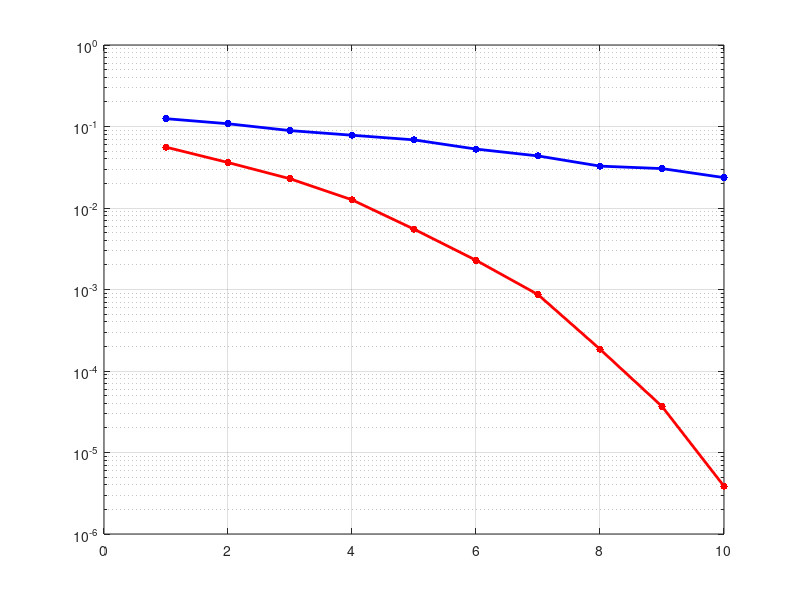

Write MATLAB code to recreate this figure. (Note: this script raises an error after producing the figure.)
close all; clear; clc;

snr_array = 1:1:10;
err_max = 100;
N = 10000;
ber_array_awgn = zeros(1, length(snr_array));
ber_array_fad = zeros(1, length(snr_array));
demodulated = zeros(1, 2 * N);

for sim_i = 1:length(snr_array)
    snr = snr_array(sim_i);
    npower = 1 / (4 * (10 ^ (snr / 10)));
    err_num_awgn = 0;
    total_num_awgn = 0;
    while err_num_awgn < err_max
        bits = randi([0, 1],[1, N * 2]);
        syms_i = (1 - 2 * bits(2:2:N*2)) / sqrt(2);
        syms_q = (1 - 2 * bits(1:2:N*2)) / sqrt(2);
        syms = syms_i + syms_q * 1j;
        noise_i = (sqrt(npower) * randn(1, N));
        noise_q = (sqrt(npower) * randn(1, N));
        noise = noise_i + noise_q * 1j;
        receiver = syms + noise;
        receiver_i = real(receiver);
        receiver_q = imag(receiver);
        demodulated(1:2:2*N) = double(receiver_q < 0);
        demodulated(2:2:2*N) = double(receiver_i < 0);
        err = sum(abs(bits - demodulated));
        err_num_awgn = err_num_awgn + err;
        total_num_awgn = total_num_awgn + 2 * N;
    end
    ber_array_awgn(sim_i) = err_num_awgn / total_num_awgn;
    
    err_num_fad = 0;
    total_num_fad = 0;
    while err_num_fad < err_max
        bits = randi([0, 1],[1, N * 2]);
        syms_i = (1 - 2 * bits(2:2:N*2)) / sqrt(2);
        syms_q = (1 - 2 * bits(1:2:N*2)) / sqrt(2);
        syms = syms_i + syms_q * 1j;
        fad = (randn(1, N) + randn(1, N) * 1j) / sqrt(2);
        noise_i = (sqrt(npower) * randn(1, N));
        noise_q = (sqrt(npower) * randn(1, N));
        noise = noise_i + noise_q * 1j;
        receiver = syms .* abs(fad) + noise;
        receiver = receiver ./ abs(fad);
        receiver_i = real(receiver);
        receiver_q = imag(receiver);
        demodulated(1:2:2*N) = double(receiver_q < 0);
        demodulated(2:2:2*N) = double(receiver_i < 0);
        err = sum(abs(bits - demodulated));
        err_num_fad = err_num_fad + err;
        total_num_fad = total_num_fad + 2 * N;
    end
    ber_array_fad(sim_i) = err_num_fad / total_num_fad;
end

[snr_array', ber_array_awgn']
[snr_array', ber_array_fad']

lw = 2;
ms = 16;
figure;
semilogy(snr_array, ber_array_awgn, 'r.-', 'linewidth', lw, 'markersize', ms);
hold on;
grid on;
semilogy(snr_array, ber_array_fad, 'b.-', 'linewidth', lw, 'markersize', ms);
ber_theoretical_awgn = berawgn(snr_array, 'oqpsk', 'nondiff');
semilogy(snr_array, ber_theoretical_awgn, 'g.-', 'linewidth', lw, 'markersize', ms);
ber_theoretical_fad = berfading(snr_array, 'oqpsk', 1);
semilogy(snr_array, ber_theoretical_fad, 'c.-', 'linewidth', lw, 'markersize', ms);
% axis([min(snr_array), max(snr_array), 0.0001, 1]);
xlabel('SNR(dB)');
ylabel('BER');
title('QPSK');
legend('Simulation AWGN', 'Simulation Fading', 'Theoretical AWGN', 'Theoretical Fading');



